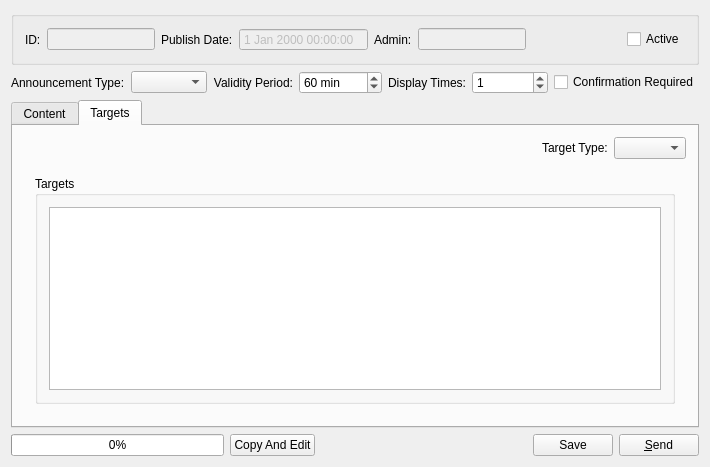
<?xml version="1.0" encoding="UTF-8"?>
<ui version="4.0">
 <class>AnnouncementInfoWidgetClass</class>
 <widget class="QWidget" name="AnnouncementInfoWidgetClass">
  <property name="geometry">
   <rect>
    <x>0</x>
    <y>0</y>
    <width>710</width>
    <height>467</height>
   </rect>
  </property>
  <property name="windowTitle">
   <string>Announcement</string>
  </property>
  <layout class="QVBoxLayout" name="verticalLayout_3">
   <item>
    <widget class="QGroupBox" name="groupBoxID">
     <property name="title">
      <string/>
     </property>
     <layout class="QHBoxLayout" name="horizontalLayout_2">
      <item>
       <widget class="QLabel" name="labelAnnouncementID">
        <property name="text">
         <string>ID:</string>
        </property>
       </widget>
      </item>
      <item>
       <widget class="QLineEdit" name="lineEditAnnouncementID">
        <property name="enabled">
         <bool>false</bool>
        </property>
        <property name="sizePolicy">
         <sizepolicy hsizetype="Expanding" vsizetype="Fixed">
          <horstretch>0</horstretch>
          <verstretch>0</verstretch>
         </sizepolicy>
        </property>
        <property name="inputMask">
         <string notr="true"/>
        </property>
        <property name="readOnly">
         <bool>true</bool>
        </property>
       </widget>
      </item>
      <item>
       <widget class="QLabel" name="labelPublishDate">
        <property name="text">
         <string>Publish Date:</string>
        </property>
       </widget>
      </item>
      <item>
       <widget class="QDateTimeEdit" name="dateTimeEditPublishDate">
        <property name="enabled">
         <bool>false</bool>
        </property>
        <property name="readOnly">
         <bool>true</bool>
        </property>
        <property name="buttonSymbols">
         <enum>QAbstractSpinBox::NoButtons</enum>
        </property>
       </widget>
      </item>
      <item>
       <widget class="QLabel" name="labelAdmin">
        <property name="text">
         <string>Admin:</string>
        </property>
       </widget>
      </item>
      <item>
       <widget class="QLineEdit" name="lineEditAdmin">
        <property name="enabled">
         <bool>false</bool>
        </property>
        <property name="readOnly">
         <bool>true</bool>
        </property>
       </widget>
      </item>
      <item>
       <spacer name="horizontalSpacer_2">
        <property name="orientation">
         <enum>Qt::Horizontal</enum>
        </property>
        <property name="sizeHint" stdset="0">
         <size>
          <width>40</width>
          <height>20</height>
         </size>
        </property>
       </spacer>
      </item>
      <item>
       <widget class="QCheckBox" name="checkBoxActive">
        <property name="text">
         <string>Active</string>
        </property>
       </widget>
      </item>
     </layout>
    </widget>
   </item>
   <item>
    <layout class="QHBoxLayout" name="horizontalLayout_5">
     <item>
      <widget class="QLabel" name="labelAnnouncementType">
       <property name="text">
        <string>Announcement Type:</string>
       </property>
      </widget>
     </item>
     <item>
      <widget class="QComboBox" name="comboBoxAnnouncementType"/>
     </item>
     <item>
      <widget class="QLabel" name="label_2">
       <property name="text">
        <string>Validity Period:</string>
       </property>
       <property name="alignment">
        <set>Qt::AlignRight|Qt::AlignTrailing|Qt::AlignVCenter</set>
       </property>
      </widget>
     </item>
     <item>
      <widget class="QSpinBox" name="spinBoxValidityPeriod">
       <property name="suffix">
        <string> min</string>
       </property>
       <property name="maximum">
        <number>99999</number>
       </property>
       <property name="value">
        <number>60</number>
       </property>
      </widget>
     </item>
     <item>
      <widget class="QLabel" name="labelDisplayTimes">
       <property name="text">
        <string>Display Times:</string>
       </property>
       <property name="alignment">
        <set>Qt::AlignRight|Qt::AlignTrailing|Qt::AlignVCenter</set>
       </property>
      </widget>
     </item>
     <item>
      <widget class="QSpinBox" name="spinBoxDisplayTimes">
       <property name="maximum">
        <number>9999</number>
       </property>
       <property name="value">
        <number>1</number>
       </property>
      </widget>
     </item>
     <item>
      <widget class="QCheckBox" name="checkBoxConfirmationRequired">
       <property name="text">
        <string>Confirmation Required</string>
       </property>
      </widget>
     </item>
    </layout>
   </item>
   <item>
    <widget class="QTabWidget" name="tabWidget">
     <property name="currentIndex">
      <number>1</number>
     </property>
     <widget class="QWidget" name="tabContent">
      <attribute name="title">
       <string>Content</string>
      </attribute>
      <layout class="QVBoxLayout" name="verticalLayout_2">
       <item>
        <widget class="QGroupBox" name="groupBoxAnnouncement">
         <property name="title">
          <string>Content</string>
         </property>
         <layout class="QGridLayout" name="gridLayout">
          <item row="0" column="0" colspan="4">
           <widget class="QTextEdit" name="textEdit"/>
          </item>
         </layout>
        </widget>
       </item>
      </layout>
     </widget>
     <widget class="QWidget" name="tabTargets">
      <attribute name="title">
       <string>Targets</string>
      </attribute>
      <layout class="QVBoxLayout" name="verticalLayout_4">
       <item>
        <layout class="QHBoxLayout" name="horizontalLayout_3">
         <item>
          <spacer name="horizontalSpacer_3">
           <property name="orientation">
            <enum>Qt::Horizontal</enum>
           </property>
           <property name="sizeHint" stdset="0">
            <size>
             <width>40</width>
             <height>20</height>
            </size>
           </property>
          </spacer>
         </item>
         <item>
          <widget class="QLabel" name="labelTargetType">
           <property name="text">
            <string>Target Type:</string>
           </property>
          </widget>
         </item>
         <item>
          <widget class="QComboBox" name="comboBoxTargetType"/>
         </item>
        </layout>
       </item>
       <item>
        <widget class="QStackedWidget" name="stackedWidget">
         <property name="currentIndex">
          <number>1</number>
         </property>
         <widget class="QWidget" name="pageEveryone"/>
         <widget class="QWidget" name="pageComputers">
          <layout class="QVBoxLayout" name="verticalLayout">
           <item>
            <widget class="QGroupBox" name="groupBoxTargets">
             <property name="title">
              <string>Targets</string>
             </property>
             <layout class="QHBoxLayout" name="horizontalLayout_4">
              <item>
               <widget class="QTableView" name="tableView"/>
              </item>
             </layout>
            </widget>
           </item>
          </layout>
         </widget>
         <widget class="QWidget" name="pageUsers">
          <layout class="QVBoxLayout" name="verticalLayout_5">
           <item>
            <widget class="QGroupBox" name="groupBoxUsers">
             <property name="title">
              <string>Users</string>
             </property>
            </widget>
           </item>
          </layout>
         </widget>
        </widget>
       </item>
      </layout>
     </widget>
    </widget>
   </item>
   <item>
    <layout class="QHBoxLayout" name="horizontalLayout">
     <item>
      <widget class="QProgressBar" name="progressBar">
       <property name="value">
        <number>0</number>
       </property>
      </widget>
     </item>
     <item>
      <widget class="QPushButton" name="pushButtonCopyAndEdit">
       <property name="text">
        <string>Copy And Edit</string>
       </property>
      </widget>
     </item>
     <item>
      <spacer name="horizontalSpacer">
       <property name="orientation">
        <enum>Qt::Horizontal</enum>
       </property>
       <property name="sizeHint" stdset="0">
        <size>
         <width>40</width>
         <height>20</height>
        </size>
       </property>
      </spacer>
     </item>
     <item>
      <widget class="QPushButton" name="pushButtonCreate">
       <property name="text">
        <string>Save</string>
       </property>
      </widget>
     </item>
     <item>
      <widget class="QPushButton" name="pushButtonSend">
       <property name="text">
        <string>&amp;Send</string>
       </property>
      </widget>
     </item>
    </layout>
   </item>
  </layout>
  <action name="actionRefresh">
   <property name="text">
    <string>Refresh</string>
   </property>
  </action>
  <action name="actionExport">
   <property name="text">
    <string>Export</string>
   </property>
  </action>
  <action name="actionPrint">
   <property name="text">
    <string>Print</string>
   </property>
  </action>
  <action name="actionAdd">
   <property name="text">
    <string>Add</string>
   </property>
  </action>
  <action name="actionDelete">
   <property name="text">
    <string>Delete</string>
   </property>
  </action>
 </widget>
 <layoutdefault spacing="6" margin="11"/>
 <resources/>
 <connections/>
</ui>
